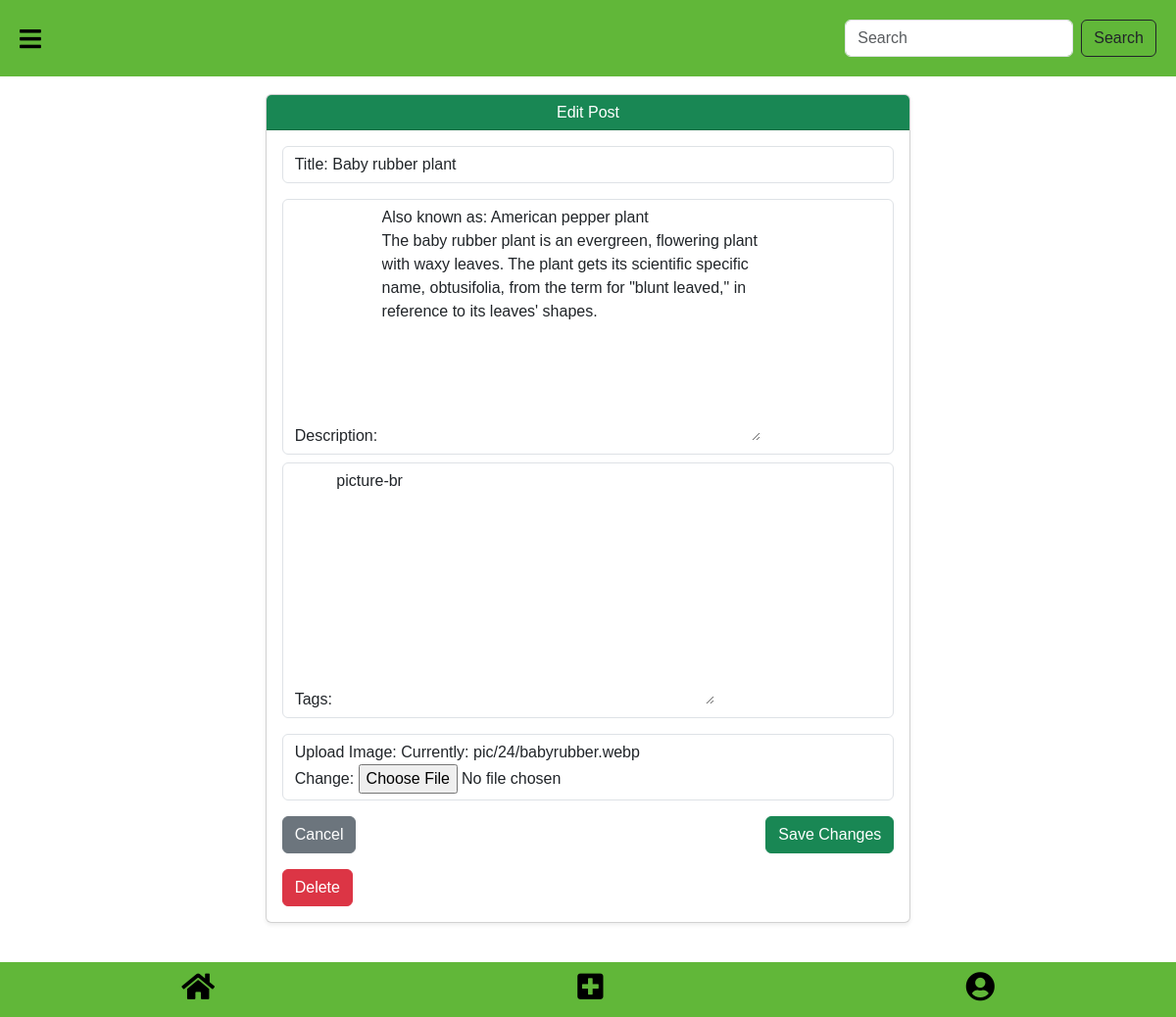
The page /16/edit/ on the database its author committed.
### greenoasis/models.py (models this page shows, shortened)
class Image(models.Model):
    title=models.CharField(max_length=255)
    description=models.TextField(blank=True)
    tags=models.TextField()
    image=models.ImageField(upload_to="pic/%y/")
    class Meta :
        ordering=('-id',)

### greenoasis/views.py (the view)
# urls.py: path('edit/', views.editpost, name='editpost'),
def editpost(request,id):
    post=get_object_or_404(Image,id=id)
    if request.method == 'POST':
        form = ImageForm(request.POST, request.FILES, instance=post)
        if form.is_valid():
            form.save()
            return redirect('home')
    else:
        form = ImageForm(instance=post)
    return render(request, 'edit.html',{'form': form, 'post': post})

### greenoasis/forms.py
class ImageForm(forms.ModelForm):
    class Meta:
        model = Image
        fields = ['title', 'description', 'tags', 'image']

### greenoasis/templates/edit.html (shortened to what this page needs)
{% load static %}
<!doctype html>
<html lang="en">
  <head>
    <link href="https://cdnjs.cloudflare.com/ajax/libs/font-awesome/5.15.3/css/all.min.css" rel="stylesheet"/>
    <link href="https://cdn.jsdelivr.net/npm/bootstrap@5.3.3/dist/css/bootstrap.min.css" rel="stylesheet">
    <script src="https://cdn.tailwindcss.com"></script>
  </head>
  <body>
    <div id="main">
        <div class="header">
            <i class="fas fa-bars" onclick="openNav()"></i>
            <form action="{% url 'search' %}"class="d-flex" role="search" method="GET">
                <input name = "search"class="form-control me-2" type="search" placeholder="Search" aria-label="Search">
                <button class="btn btn-outline-dark"  type="submit">Search</button>
              </form>
        </div>
        <div class="container mt-5 pt-5 mb-5">
            <div class="row justify-content-center">
                <div class="col-md-8">
                    <div class="card shadow-sm border-1">
                        <div class="card-header bg-success text-white text-center">
                            <h3>Edit Post</h3>
                        </div>
                        <div class="card-body">
                            <form method="POST" enctype="multipart/form-data">
                                <div class="mb-3">
                                    <label for="title" class="form-label form-control">Title: {{ form.title }}</label>
                                </div>
                                <div class="mbs-3">
                                    <label for="description" class="form-label form-control">Description: {{ form.tags }}</label>
                                </div>
                                <div class="mb-3">
                                    <label for="tags" class="form-label form-control">Tags: {{ form.description }}</label>
                                </div>
                                <div class="mb-3">
                                    <label for="image" class="form-label form-control">Upload Image: {{ form.image }}</label>
                                </div>
                                <div class="d-flex justify-content-between">
                                    <a href= "{% url 'home' %}" class="btn btn-secondary">Cancel</a>
                                    <button type="submit" class="btn btn-success">Save Changes</button>
                                </div>
                            </form>
                            <form action="{% url 'deletepost' id=post.id %}" method="POST" class="mt-3" onsubmit="return confirm('Are you sure you want to delete this post?');">
                                <button type="submit" class="btn btn-danger">Delete</button>
                            </form>
                        </div>
                    </div>
                </div>
            </div>
        </div>
    <br><br>
    <div class="footer">
        <a href="{% url 'home' %}"><i class="fas fa-home"  style="color: #000;"></i></a>
        <a href="{% url 'upload' %}"><i class="fas fa-plus-square"  style="color: #000;"></i></a>
        <a href="{% url 'profile' %}"><i class="fas fa-user-circle"  style="color: #000;"></i></a>
    </div>
</body>
</html>

### greenoasis/templates/edit.html (style rules this page uses)
:root { --bg-color: white; --text-color: #222; --header-color: #61b739; --sidebar-color: #61b739; }
body { margin: 0; font-family: Arial, sans-serif; background-color: var(--bg-color); color: var(--text-color); }
.header { background-color: var(--header-color); padding: 20px; display: flex; justify-content: space-between; align-items: center; font-size: 24px; position: fixed; top: 0; left: 0; right: 0; z-index: 1000; }
.header i { font-size: 25px; color: #000; }
.footer { display: flex; justify-content: space-around; align-items: center; background-color: #61b739; padding: 10px 0; position: fixed; bottom: 0; width: 100%; font-size: 24px; }
.footer i { font-size: 30px; }

### rows shown on the page
Image: title "Baby rubber plant", tags "Also known as: American pepper plant The baby rubber plant is an evergreen, flowering plant with waxy leaves. The plant gets its scientific specific name, obtusifolia, from the term for \"blunt leaved,\" in reference to its leaves' shapes.", description "picture-br"
